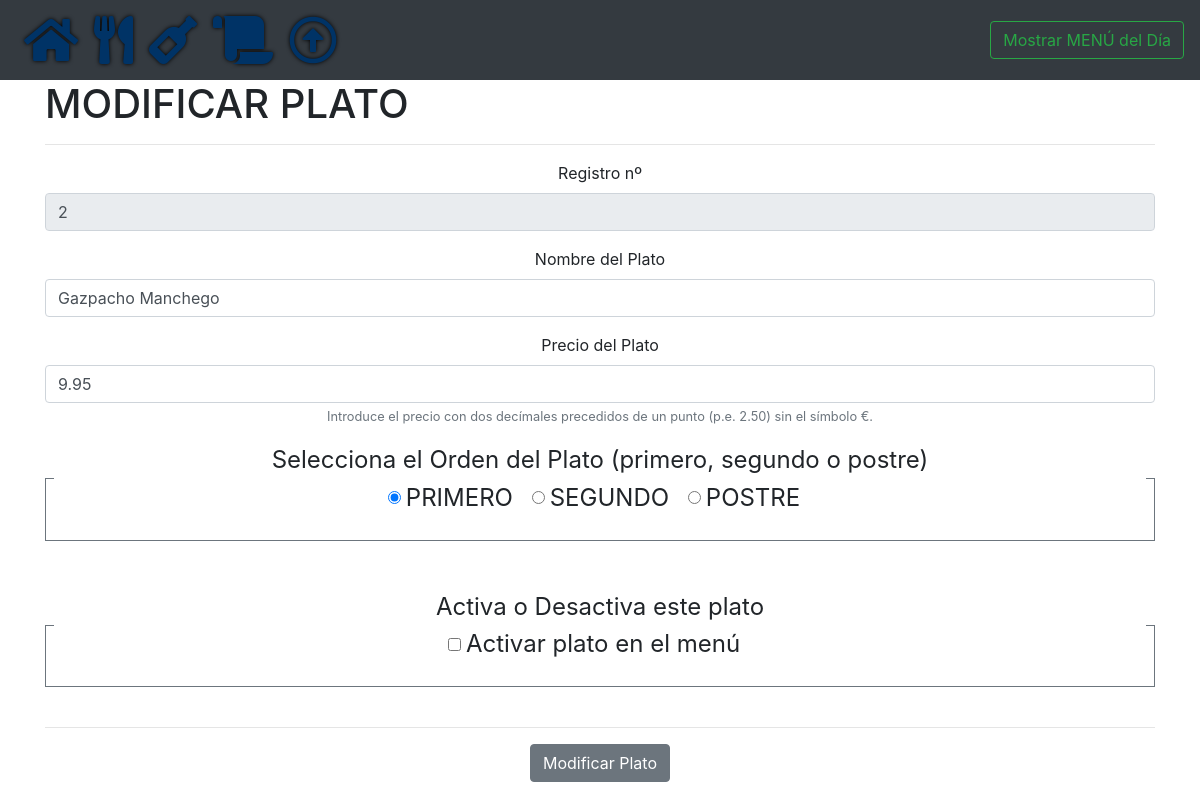
/admin/modificar-plato.php?id=2, run on the app's committed database.
### tables this page shows
CREATE TABLE `platos` (
  `id` int(4) NOT NULL,
  `nombre_plato` varchar(100) NOT NULL,
  `precio_ud` float(4,2) NOT NULL,
  `orden_plato` enum('primero','segundo','postre') NOT NULL,
  `menu_activo` tinyint(1) NOT NULL DEFAULT '1'
);

### admin/modificar-plato.php (the view)
<?php include "../includes/header.php"; ?>
<?php include "../includes/nav-admin.php"; ?>
<?php
	include '../includes/conexion.php';
	if(isset($_GET['id'])){
		$id = $_GET['id'];
		$sql_sel = "SELECT * FROM platos WHERE id = '$id'";
		$consulta = mysqli_query($conex, $sql_sel);
		if($consulta){
			while($reg = mysqli_fetch_array($consulta)){
?>
					<div class='container'>
					<h1> MODIFICAR PLATO </h1>
					<hr>
				<form class='text-center' method='post' action='agregar-plato.php'>
					<div class="form-group">
						<label for="id">Registro nº</label>
						<input type="text" class="form-control" name='id' id="id" value="<?php echo $reg['id'] ?>" disabled>
					</div>
					<div class="form-group">
						<label for="nombre_plato">Nombre del Plato</label>
						<input type="text" class="form-control" name='nombre_plato' id="nombre_plato" value="<?php echo $reg['nombre_plato'] ?>">
					</div>
					<div class="form-group">
						<label for="precio_plato">Precio del Plato</label>
						<input type="text" class="form-control" name='precio_ud' value='<?php echo $reg['precio_ud'] ?>'>
						<small id="emailHelp" class="form-text text-muted">Introduce el precio con dos decímales precedidos de un punto (p.e. 2.50) sin el símbolo €.</small>
					</div>
			<fieldset class='border border-secondary p-2'>
				<legend>Selecciona el Orden del Plato (primero, segundo o postre)</legend)>
					<div>
						<div class="form-check form-check-inline">
							<input class="form-check-input" type="radio" name="orden_plato" id="prim" value="primero"
							<?php
								if($reg['orden_plato'] === 'primero'){
									echo 'checked';
								}
							?>
							>
							<label class="form-check-label" for="prim">PRIMERO</label>
						</div>
						<div class="form-check form-check-inline">
							<input class="form-check-input" type="radio" name="orden_plato" id="segu" value="segundo"
							<?php
								if($reg['orden_plato'] === 'segundo'){
									echo 'checked';
								}
							?>
							>
							<label class="form-check-label" for="segu">SEGUNDO</label>
						</div>
						<div class="form-check form-check-inline">
							<input class="form-check-input" type="radio" name="orden_plato" id="post" value="postre"
							<?php
								if($reg['orden_plato'] === 'postre'){
									echo 'checked';
								}
							?>
							>
							<label class="form-check-label" for="post">POSTRE</label>
						</div>
					</div>
			</fieldset>
			<br><br>
			<fieldset class='border border-secondary p-2'>
				<legend>Activa o Desactiva este plato</legend)>
					<div>
						<div class="form-check form-check-inline">
							<input class="form-check-input" type="checkbox" id="menu_activo" value=<?php echo $reg['menu_activo'] ;?> <?php if($reg['menu_activo']==='1'){ echo 'checked';} ?> name='menu_activo'>
							<label class="form-check-label" for="act" >Activar plato en el menú</label>
						</div>
					</div>
			</fieldset>
			<br><hr>
			<div><button type="submit" class="btn btn-secondary">Modificar Plato</button></div>
		</form>
<?php
			}
		}else{
			echo '<p class="text-center">No se ha podido encontrar el registro.</p>';
		}
	}
?>
	</div>
<?php include "../includes/footer.php"; ?>

### data on the page
platos: id "2", nombre_plato "Gazpacho Manchego", precio_ud "9.95", orden_plato "☑ PRIMERO", orden_plato "☐ SEGUNDO", orden_plato "☐ POSTRE"
